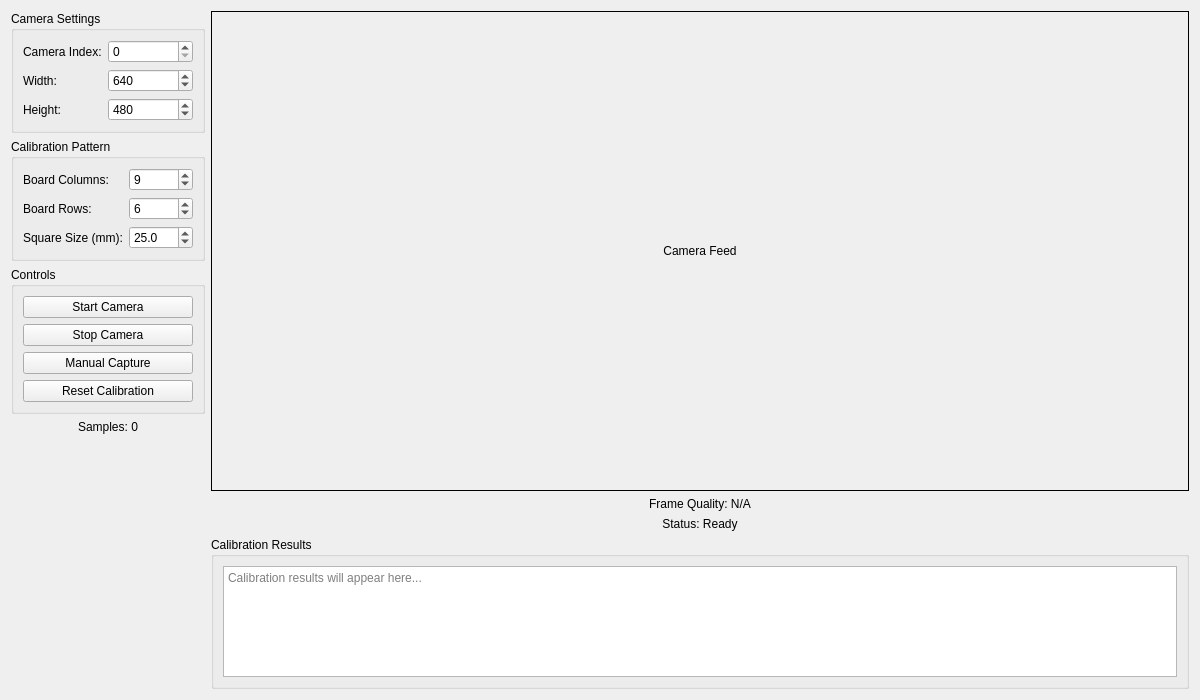
<?xml version="1.0" encoding="UTF-8"?>
<ui version="4.0">
 <class>LiveCalibrationWindow</class>
 <widget class="QWidget" name="LiveCalibrationWindow">
  <property name="geometry">
   <rect>
    <x>0</x>
    <y>0</y>
    <width>1200</width>
    <height>700</height>
   </rect>
  </property>
  <property name="windowTitle">
   <string>Live Camera Calibration</string>
  </property>
  <layout class="QHBoxLayout" name="horizontalLayout">
   <item>
    <layout class="QVBoxLayout" name="leftLayout">
     <item>
      <widget class="QGroupBox" name="cameraGroupBox">
       <property name="title">
        <string>Camera Settings</string>
       </property>
       <layout class="QFormLayout" name="formLayout">
        <item row="0" column="0">
         <widget class="QLabel" name="label">
          <property name="text">
           <string>Camera Index:</string>
          </property>
         </widget>
        </item>
        <item row="0" column="1">
         <widget class="QSpinBox" name="cameraIndexSpinBox">
          <property name="value">
           <number>0</number>
          </property>
         </widget>
        </item>
        <item row="1" column="0">
         <widget class="QLabel" name="label_2">
          <property name="text">
           <string>Width:</string>
          </property>
         </widget>
        </item>
        <item row="1" column="1">
         <widget class="QSpinBox" name="widthSpinBox">
          <property name="maximum">
           <number>9999</number>
          </property>
          <property name="value">
           <number>640</number>
          </property>
         </widget>
        </item>
        <item row="2" column="0">
         <widget class="QLabel" name="label_3">
          <property name="text">
           <string>Height:</string>
          </property>
         </widget>
        </item>
        <item row="2" column="1">
         <widget class="QSpinBox" name="heightSpinBox">
          <property name="maximum">
           <number>9999</number>
          </property>
          <property name="value">
           <number>480</number>
          </property>
         </widget>
        </item>
       </layout>
      </widget>
     </item>
     <item>
      <widget class="QGroupBox" name="calibGroupBox">
       <property name="title">
        <string>Calibration Pattern</string>
       </property>
       <layout class="QFormLayout" name="formLayout_2">
        <item row="0" column="0">
         <widget class="QLabel" name="label_4">
          <property name="text">
           <string>Board Columns:</string>
          </property>
         </widget>
        </item>
        <item row="0" column="1">
         <widget class="QSpinBox" name="boardColsSpinBox">
          <property name="minimum">
           <number>3</number>
          </property>
          <property name="maximum">
           <number>20</number>
          </property>
          <property name="value">
           <number>9</number>
          </property>
         </widget>
        </item>
        <item row="1" column="0">
         <widget class="QLabel" name="label_5">
          <property name="text">
           <string>Board Rows:</string>
          </property>
         </widget>
        </item>
        <item row="1" column="1">
         <widget class="QSpinBox" name="boardRowsSpinBox">
          <property name="minimum">
           <number>3</number>
          </property>
          <property name="maximum">
           <number>20</number>
          </property>
          <property name="value">
           <number>6</number>
          </property>
         </widget>
        </item>
        <item row="2" column="0">
         <widget class="QLabel" name="label_6">
          <property name="text">
           <string>Square Size (mm):</string>
          </property>
         </widget>
        </item>
        <item row="2" column="1">
         <widget class="QDoubleSpinBox" name="squareSizeSpinBox">
          <property name="decimals">
           <number>1</number>
          </property>
          <property name="minimum">
           <double>1.000000000000000</double>
          </property>
          <property name="maximum">
           <double>1000.000000000000000</double>
          </property>
          <property name="value">
           <double>25.000000000000000</double>
          </property>
         </widget>
        </item>
       </layout>
      </widget>
     </item>
     <item>
      <widget class="QGroupBox" name="controlGroupBox">
       <property name="title">
        <string>Controls</string>
       </property>
       <layout class="QVBoxLayout" name="verticalLayout_2">
        <item>
         <widget class="QPushButton" name="startButton">
          <property name="text">
           <string>Start Camera</string>
          </property>
         </widget>
        </item>
        <item>
         <widget class="QPushButton" name="stopButton">
          <property name="text">
           <string>Stop Camera</string>
          </property>
         </widget>
        </item>
        <item>
         <widget class="QPushButton" name="captureButton">
          <property name="text">
           <string>Manual Capture</string>
          </property>
         </widget>
        </item>
        <item>
         <widget class="QPushButton" name="resetButton">
          <property name="text">
           <string>Reset Calibration</string>
          </property>
         </widget>
        </item>
       </layout>
      </widget>
     </item>
     <item>
      <widget class="QLabel" name="samplesLabel">
       <property name="text">
        <string>Samples: 0</string>
       </property>
       <property name="alignment">
        <set>Qt::AlignCenter</set>
       </property>
      </widget>
     </item>
     <item>
      <spacer name="verticalSpacer">
       <property name="orientation">
        <enum>Qt::Vertical</enum>
       </property>
       <property name="sizeHint" stdset="0">
        <size>
         <width>20</width>
         <height>40</height>
        </size>
       </property>
      </spacer>
     </item>
    </layout>
   </item>
   <item>
    <layout class="QVBoxLayout" name="rightLayout">
     <item>
      <widget class="QLabel" name="videoLabel">
       <property name="minimumSize">
        <size>
         <width>640</width>
         <height>480</height>
        </size>
       </property>
       <property name="frameShape">
        <enum>QFrame::Box</enum>
       </property>
       <property name="text">
        <string>Camera Feed</string>
       </property>
       <property name="alignment">
        <set>Qt::AlignCenter</set>
       </property>
      </widget>
     </item>
     <item>
      <widget class="QLabel" name="qualityLabel">
       <property name="text">
        <string>Frame Quality: N/A</string>
       </property>
       <property name="alignment">
        <set>Qt::AlignCenter</set>
       </property>
      </widget>
     </item>
     <item>
      <widget class="QLabel" name="statusLabel">
       <property name="text">
        <string>Status: Ready</string>
       </property>
       <property name="alignment">
        <set>Qt::AlignCenter</set>
       </property>
      </widget>
     </item>
     <item>
      <widget class="QGroupBox" name="resultsGroupBox">
       <property name="title">
        <string>Calibration Results</string>
       </property>
       <layout class="QVBoxLayout" name="verticalLayout_3">
        <item>
         <widget class="QTextEdit" name="resultsTextEdit">
          <property name="readOnly">
           <bool>true</bool>
          </property>
          <property name="placeholderText">
           <string>Calibration results will appear here...</string>
          </property>
         </widget>
        </item>
       </layout>
      </widget>
     </item>
    </layout>
   </item>
  </layout>
 </widget>
 <resources/>
 <connections/>
</ui>
